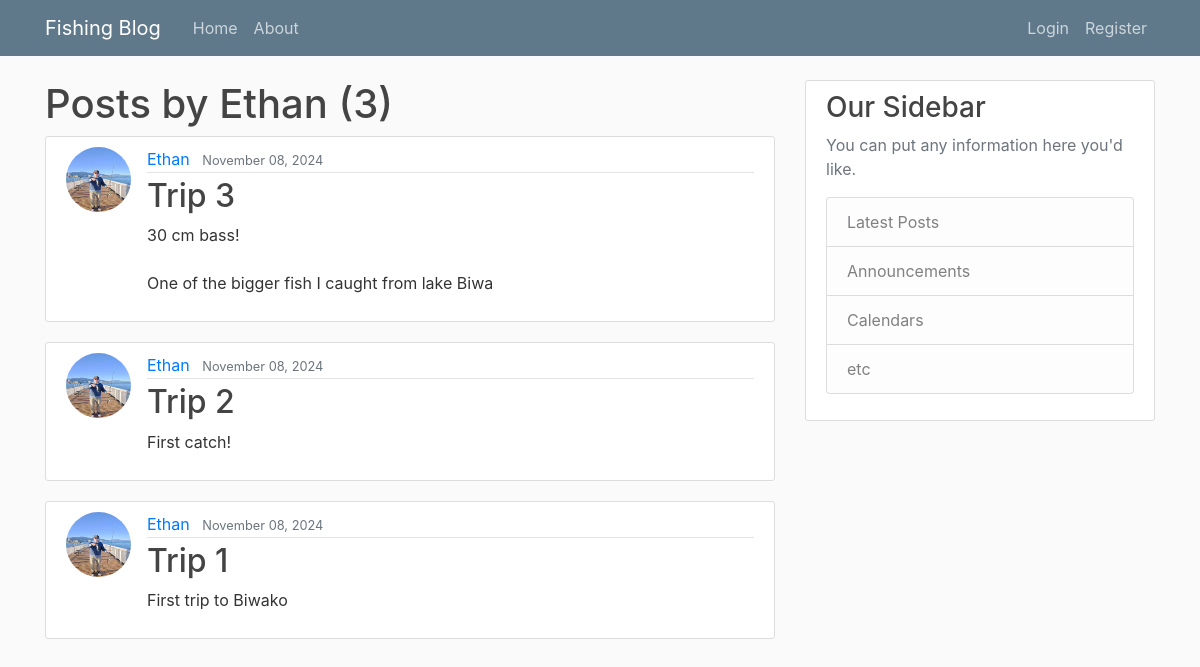
The app's page /user/Ethan, older data.
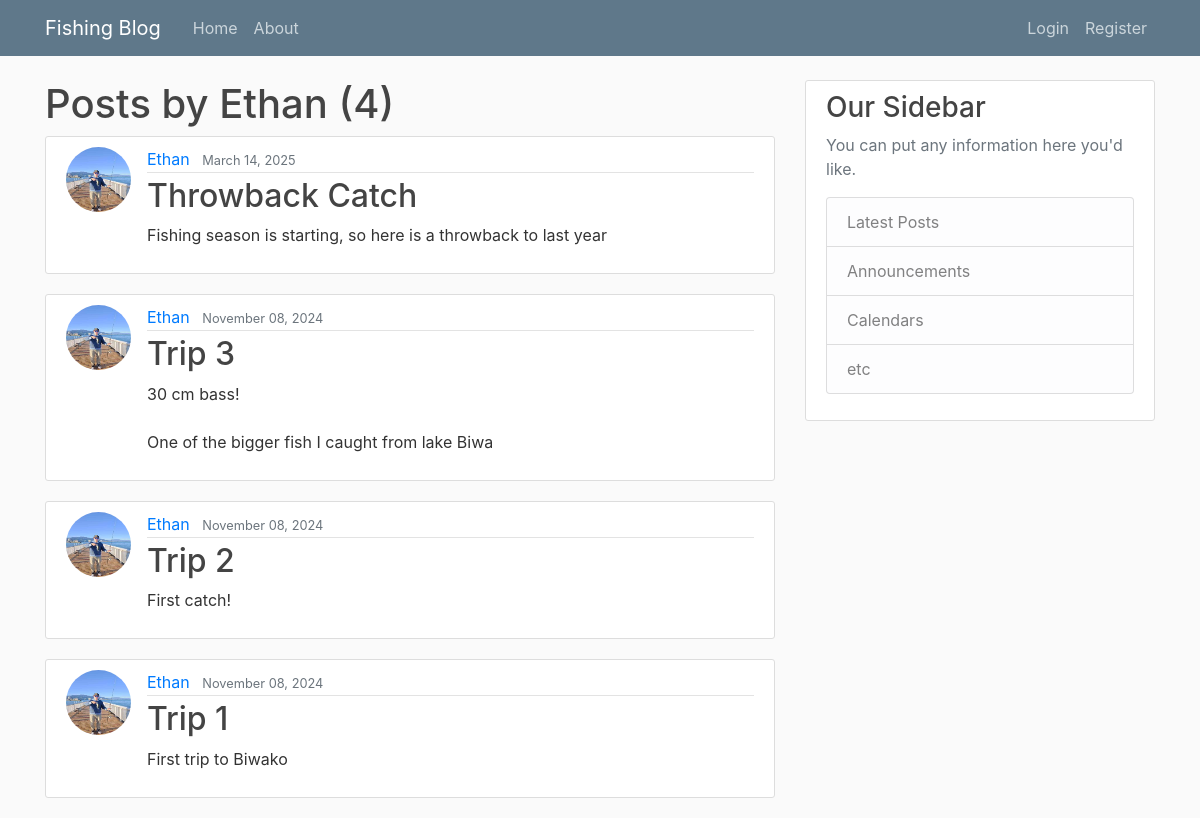
The same page, newer data.
### blog/models.py (models this page shows, shortened)
class Post(models.Model):
	title = models.CharField(max_length=100)
	content = models.TextField()
	photo = models.ImageField(default='null', upload_to='images/')
	date_posted = models.DateTimeField(default=timezone.now)
	author = models.ForeignKey(User, on_delete=models.CASCADE)

### users/models.py (models this page shows, shortened)
class Profile(models.Model):
	user = models.OneToOneField(User, on_delete=models.CASCADE)
	image = models.ImageField(default='default.jpg', upload_to='profile_pics')

### blog/views.py (the view)
# urls.py: path('user/<str:username>', UserPostListView.as_view(), name='user-posts'),
class UserPostListView(ListView):
	model = Post
	template_name = 'blog/user_posts.html'
	context_object_name = 'posts'
	paginate_by = 5
	def get_queryset(self):
		user = get_object_or_404(User, username=self.kwargs.get('username'))
		return Post.objects.filter(author=user).order_by('-date_posted')

### blog/templates/blog/user_posts.html (shortened to what this page needs)
{% extends "blog/base.html" %}
{% block content %}
<h1 class="mb=3">Posts by {{ view.kwargs.username }} ({{ page_obj.paginator.count }})</h1>
{% for post in posts %}
<article class="media content-section">
<img class="rounded-circle article-img" src="{{ post.author.profile.image.url }}">
  <div class="media-body">
    <div class="article-metadata">
      <a class="mr-2" href="{% url 'user-posts' post.author.username %}">{{ post.author }}</a>
      <small class="text-muted">{{ post.date_posted|date:"F d, Y" }}</small>
    </div>
    <h2><a class="article-title" href="{% url 'post-detail' post.id %}">{{ post.title }}</a></h2>
    <p class="article-content">{{ post.content }}</p>
  </div>
</article>
{% endfor %}
{% endblock content %}

### blog/templates/blog/base.html (shortened to what this page needs)
{% load static %}
<!DOCTYPE html>
<html>
<head>
        <link rel="stylesheet" href="https://cdn.jsdelivr.net/npm/bootstrap@4.0.0/dist/css/bootstrap.min.css">
	<link rel="stylesheet" type="text/css" href="{% static 'blog/main.css' %}">
</head>
<body>
<header class="site-header">
  <nav class="navbar navbar-expand-md navbar-dark bg-steel fixed-top">
    <div class="container">
      <a class="navbar-brand mr-4" href="{% url 'blog-home' %}">Fishing Blog</a>
      <div class="collapse navbar-collapse" id="navbarToggle">
        <div class="navbar-nav mr-auto">
          <a class="nav-item nav-link" href="{% url 'blog-home' %}">Home</a>
          <a class="nav-item nav-link" href="{% url 'blog-about' %}">About</a>
        </div>
        <div class="navbar-nav">
	  {% if user.is_authenticated %}
		<a class="nav-item nav-link" href="{% url 'post-create' %}">New Post</a>
		<a class="nav-item nav-link" href="{% url 'profile' %}">Profile</a>
		<a class="nav-item nav-link" href="{% url 'logout' %}">Logout</a>
	  {% else %}
          	<a class="nav-item nav-link" href="{% url 'login' %}">Login</a>
          	<a class="nav-item nav-link" href="{% url 'register' %}">Register</a>
          {% endif %}
	</div>
      </div>
    </div>
  </nav>
</header>
<main role="main" class="container">
  <div class="row">
    <div class="col-md-8">
      {% block content %}{% endblock %}
    </div>
    <div class="col-md-4">
      <div class="content-section">
        <h3>Our Sidebar</h3>
        <p class='text-muted'>You can put any information here you'd like.
          <ul class="list-group">
            <li class="list-group-item list-group-item-light">Latest Posts</li>
            <li class="list-group-item list-group-item-light">Announcements</li>
            <li class="list-group-item list-group-item-light">Calendars</li>
            <li class="list-group-item list-group-item-light">etc</li>
          </ul>
        </p>
      </div>
    </div>
  </div>
</main>
</body>
</html>

### blog/static/blog/main.css (style rules this page uses)
body { background: #fafafa; color: #333333; margin-top: 5rem; }
h1, h2, h3, h4, h5, h6 { color: #444444; }
ul { margin: 0; }
.bg-steel { background-color: #5f788a; }
.site-header .navbar-nav .nav-link { color: #cbd5db; }
.content-section { background: #ffffff; padding: 10px 20px; border: 1px solid #dddddd; border-radius: 3px; margin-bottom: 20px; }
.article-title { color: #444444; }
.article-content { white-space: pre-line; }
.article-img { height: 65px; width: 65px; margin-right: 16px; }
.article-metadata { padding-bottom: 1px; margin-bottom: 4px; border-bottom: 1px solid #e3e3e3 }

Row changes from the older to the newer data that the page shows:
added Post: author.profile.image (picture), author "Ethan", date_posted "March 14, 2025", title "Throwback Catch", content "Fishing season is starting, so here is a throwback to last year"
Text that changed along with them:
{{ page_obj.paginator.count }}: "3" → "4"
